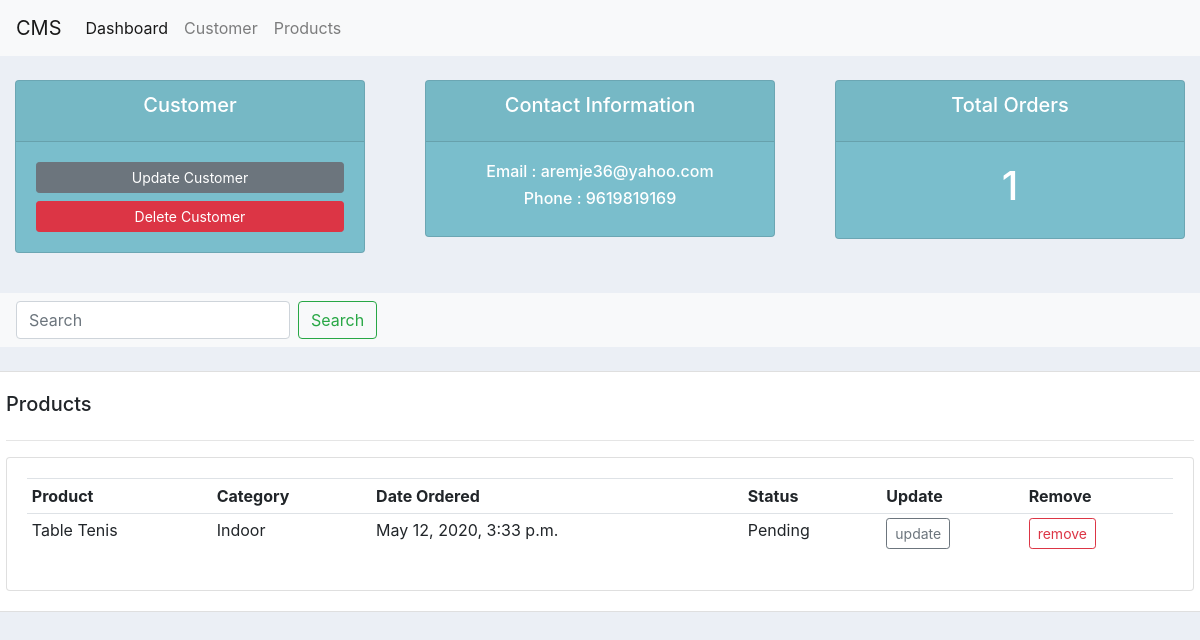
The app's page /customer/2/ with its own data.
### section/models.py (models this page shows, shortened)
class Customer(models.Model):
	name = models.CharField(max_length=200, null=True)
	phone = models.CharField(max_length=200, null=True)
	email = models.CharField(max_length=200, null=True)
	date_created = models.DateTimeField(auto_now_add=True, null=True)

class Order(models.Model):
	STATUS = (
			('Pending', 'Pending'),
			('Out for delivery', 'Out for delivery'),
			('Delivered', 'Delivered'),
			)
	customer =  models.ForeignKey(Customer,null=True,on_delete=models.SET_NULL)
	product = models.ForeignKey(Product,null=True,on_delete=models.SET_NULL)
	date_created = models.DateTimeField(auto_now_add=True, null=True)
	status = models.CharField(max_length=200, null=True, choices=STATUS)

class Product(models.Model):
	CATEGORY = (
			('Indoor', 'Indoor'),
			('Out Door', 'Out Door'),
			)
	name = models.CharField(max_length=200, null=True)
	price = models.FloatField(null=True)
	category = models.CharField(max_length=200, null=True, choices=CATEGORY)
	description = models.CharField(max_length=200, null=True,blank=True)
	date_created = models.DateTimeField(auto_now_add=True, null=True)
	tags = models.ManyToManyField(Tag)
	def __str__(self):
		return self.name

### section/views.py (the view)
# urls.py: path('customer/<str:pk>/',views.customer, name="customer"),
def customer(request, pk):
    customer = Customer.objects.get(id=pk)
    orders = customer.order_set.all()
    order_count = orders.count()
    context = {'customer':customer,'orders':orders,'order_count' : order_count,}
    return render(request,'section/customer.html',context)

### section/templates/section/customer.html (shortened to what this page needs)
{% extends 'section/main.html' %}
{% block content %}
{% include 'section/nav.html' %}
  <br>
  <div class="row">
    <div class="col">
        <div class="col-md">
            <div class="card text-center text-white mb-3" id="total-orders">
            <div class="card-header">
                <h5 class="card-title">Customer</h5>
            </div>
            <div class="card-body">
                <a class="btn btn-secondary btn-sm btn-block" href="">Update Customer</a>
                <a class="btn btn-danger btn-sm btn-block" href="">Delete Customer</a>
            </div>
            </div>
        </div>
    </div>
    <div class="col">
        <div class="col-md">
            <div class="card text-center text-white mb-3" id="total-orders">
            <div class="card-header">
                <h5 class="card-title">Contact Information</h5>
            </div>
            <div class="card-body " >
                <h6>Email : {{customer.email}}</h6>
                <h6>Phone : {{customer.phone}}</h6>
            </div>
            </div>
        </div>
    </div>
    <div class="col">
        <div class="col-md">
            <div class="card text-center text-white mb-3" id="total-orders">
            <div class="card-header">
                <h5 class="card-title">Total Orders</h5>
            </div>
            <div class="card-body">
                <h1 style="text-align: center padding: 10px">{{order_count}}</h1>
            </div>
            </div>
        </div>
    </div>
  </div>
  <br>
  <div class="row">
  <div class="col">
      <nav class="navbar navbar-light bg-light">
  <form class="form-inline">
    <input class="form-control mr-sm-2" type="search" placeholder="Search" aria-label="Search">
    <button class="btn btn-outline-success my-2 my-sm-0" type="submit">Search</button>
  </form>
  </nav>
  </div>
  </div>
  <br>
  <div class="row">
        <div class="col-md card card-body">
        <h5>Products</h5>
        <hr>
        <div class="card card-body">
                    <table class="table table-sm">
                        <tr>
                            <th>Product</th>
                            <th>Category</th>
                            <th>Date Ordered</th>
                            <th>Status</th>
                            <th>Update</th>
                            <th>Remove</th>
                        </tr>
                        {% for order in orders %}
                            <tr>
                            <td>{{order.product}}</td>
                            <td>{{order.product.category}}</td>
                            <td>{{order.date_created}}</td>
                            <td>{{order.status}}</td>
                            <td><a class="btn btn-outline-secondary btn-sm" href="">update</a></td>
                            <td><a class="btn btn-outline-danger btn-sm " href="">remove</a></td>
                        {% endfor %}
                    </table>
        </div>
        </div>
  </div>
{% endblock content %}

### static/css/main.css (style rules this page uses)
body { background-color: #ebeff5; }
#total-orders { background-color: #7abecc; }

### records on screen
Customer: email "aremje36@yahoo.com", phone "9619819169"
Order: product "Table Tenis", product.category "Indoor", date_created "May 12, 2020, 3:33 p.m.", status "Pending"

### other values on screen
{{ order_count }} "1"
